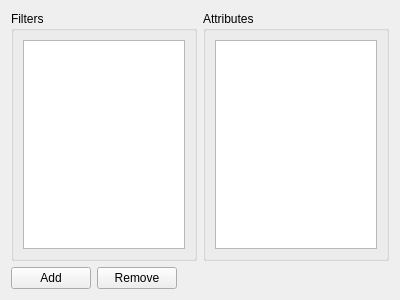
<?xml version="1.0" encoding="UTF-8"?>
<ui version="4.0">
 <class>FilterSettingsPage</class>
 <widget class="QWidget" name="FilterSettingsPage">
  <property name="geometry">
   <rect>
    <x>0</x>
    <y>0</y>
    <width>400</width>
    <height>300</height>
   </rect>
  </property>
  <property name="toolTip">
   <string>&lt;html&gt;&lt;body&gt;
&lt;p&gt;
The Filters page lets you create and remove documentation filters.
&lt;/p&gt;&lt;p&gt;
To add a new filter, click the &lt;b&gt;Add&lt;/b&gt; button, specify a filter name in the pop-up dialog and click &lt;b&gt;OK&lt;/b&gt;, then select the filter attributes in the list box on the right hand side. You can delete a filter by selecting it and clicking the &lt;b&gt;Remove&lt;/b&gt; button.
&lt;/p&gt;&lt;p&gt;
A filter is identified by its name and contains a list of filter attributes. An attribute is just a string that can be freely chosen. Attributes are defined by the documentation itself, this means that every documentation set usually has one or more attributes.
&lt;/p&gt;&lt;p&gt;
For example, the Qt 4.7.0 Linguist documentation defines the attributes '&lt;b&gt;qt&lt;/b&gt;', '&lt;b&gt;tools&lt;/b&gt;' and '&lt;b&gt;4.7.0&lt;/b&gt;', Qt Designer defines '&lt;b&gt;designer&lt;/b&gt;', '&lt;b&gt;tools&lt;/b&gt;' and '&lt;b&gt;4.7.0&lt;/b&gt;'. The filter to display all tools would then define only the attribute '&lt;b&gt;tools&lt;/b&gt;' since this attribute is part of both documentation sets. 
&lt;/p&gt;&lt;p&gt;
Adding the attribute '&lt;b&gt;qmake&lt;/b&gt;' to the filter would then only show qmake documentation, since the Qt Designer documentation does not contain this attribute. Having an empty list of attributes in a filter will match all documentation; i.e., it is equivalent to requesting unfiltered documentation.
&lt;/p&gt;&lt;/body&gt;&lt;/html&gt;</string>
  </property>
  <layout class="QVBoxLayout" name="verticalLayout_2">
   <item>
    <layout class="QHBoxLayout" name="mainHorizontalLayout">
     <item>
      <widget class="QGroupBox" name="filterGroupBox">
       <property name="title">
        <string>Filters</string>
       </property>
       <layout class="QHBoxLayout" name="horizontalLayout_2">
        <item>
         <widget class="QListWidget" name="filterWidget">
          <property name="uniformItemSizes">
           <bool>true</bool>
          </property>
         </widget>
        </item>
       </layout>
      </widget>
     </item>
     <item>
      <widget class="QGroupBox" name="attributesGroupBox">
       <property name="title">
        <string>Attributes</string>
       </property>
       <layout class="QVBoxLayout" name="verticalLayout">
        <item>
         <widget class="QTreeWidget" name="attributeWidget">
          <property name="showDropIndicator" stdset="0">
           <bool>false</bool>
          </property>
          <property name="rootIsDecorated">
           <bool>false</bool>
          </property>
          <property name="uniformRowHeights">
           <bool>true</bool>
          </property>
          <attribute name="headerVisible">
           <bool>false</bool>
          </attribute>
          <attribute name="headerVisible">
           <bool>false</bool>
          </attribute>
          <column>
           <property name="text">
            <string>1</string>
           </property>
          </column>
         </widget>
        </item>
       </layout>
      </widget>
     </item>
    </layout>
   </item>
   <item>
    <layout class="QHBoxLayout" name="horizontalLayout">
     <item>
      <widget class="QPushButton" name="filterAddButton">
       <property name="text">
        <string>Add</string>
       </property>
      </widget>
     </item>
     <item>
      <widget class="QPushButton" name="filterRemoveButton">
       <property name="text">
        <string>Remove</string>
       </property>
      </widget>
     </item>
     <item>
      <spacer name="buttonHorizontalSpacer">
       <property name="orientation">
        <enum>Qt::Horizontal</enum>
       </property>
       <property name="sizeHint" stdset="0">
        <size>
         <width>40</width>
         <height>20</height>
        </size>
       </property>
      </spacer>
     </item>
    </layout>
   </item>
  </layout>
 </widget>
 <resources/>
 <connections/>
</ui>
